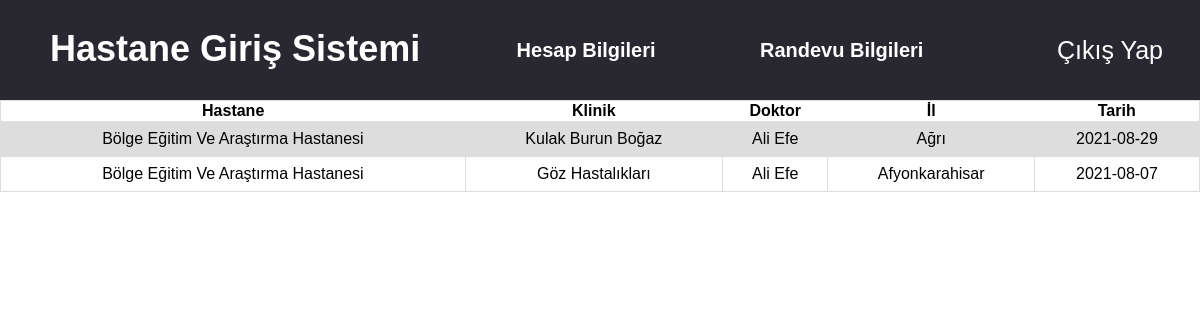
The page /randevu.php (signed in) on the database its author committed.
### tables this page shows
CREATE TABLE `randevular` (
  `randevu_id` int(11) NOT NULL,
  `sehir` varchar(255) NOT NULL,
  `tarih` varchar(255) NOT NULL,
  `hastane` varchar(255) NOT NULL,
  `klinik` varchar(255) NOT NULL,
  `doktor` varchar(255) NOT NULL,
  `randevu_hasta_id` int(11) NOT NULL
);

### randevu.php (the view, shortened to what this page needs)
<?php include 'header.php'; ?>
<!DOCTYPE html>
<html lang="tr">
<head>
</head>
<body>
<table>
    <tr>
        <th>Hastane</th>
        <th>Klinik</th>
        <th>Doktor</th>
        <th>İl</th>
        <th>Tarih</th>
    </tr>
    <?php
    $randevu_sor = $db->prepare("SELECT * FROM randevular
    INNER JOIN kullanici ON randevular.randevu_hasta_id = kullanici.kullanici_id WHERE kullanici_tc=:kullanici_tc");
    $randevu_sor->execute([
        'kullanici_tc' => $_SESSION['userkullanici_tc']
    ]);
    while ($randevu_cek = $randevu_sor->fetch(PDO::FETCH_ASSOC)) { ?>
    <tr>
        <td><?php echo $randevu_cek['hastane']; ?></td>
        <td><?php echo $randevu_cek['klinik']; ?></td>
        <td><?php echo $randevu_cek['doktor']; ?></td>
        <td><?php echo $randevu_cek['sehir']; ?></td>
        <td><?php echo $randevu_cek['tarih']; ?></td>
    </tr>
    <?php } ?>
    </table>
</body>
</html>

### header.php (shortened to what this page needs)
<!DOCTYPE html>
<html lang="tr">
<head>
    <link rel="stylesheet" href="style.css">
</head>
<body>
<div class="ust_bar">
    <a href="anasayfa.php"><h1>Hastane Giriş Sistemi</h1></a>
    <div class="menu">
        <a href="hesap.php"><h5>Hesap Bilgileri</h5></a>
        <a href="randevu.php"><h5>Randevu Bilgileri</h5></a>
    </div>
</div>
<a href="logout.php"><div class="cikis">
    Çıkış Yap
</div></a>
</body>
</html>

### style.css (style rules this page uses)
body { padding: 0; margin: 0; font-family: 'helvetica', sans-serif; text-align: center; background-color: #ffffff; }
::placeholder { font: 25px; text-align: center; }
a { font-size: 18px; color: (100, 100, 100); }
.ust_bar { position: relative; width: 85%; height: 100px; left: 0; background: #292830; top: 0; }
.ust_bar h1 { position: absolute; left: 50px; line-height: 50px; color: white; }
.menu h5 { position: relative; display: inline; padding: 50px; line-height: 100px; font-size: 20px; color: white; text-decoration: none; }
.menu { position: absolute; width: 600px; height: 100px; background: #292830; right: 0; }
a { text-decoration: none; }
.cikis { position: absolute; width: 15%; height: 100px; background: #292830; right: 0; color: white; text-align: center; line-height: 100px; font-size: 25px; cursor: pointer; top: 0; }
table { font-family: Arial, Helvetica, sans-serif; border-collapse: collapse; width: 100%; }
td, tr { border: 1px solid #dddddd; text-align: center; padding: 8px; }
tr:nth-child(even) { background: #dddddd; }

### rows shown on the page
randevular: hastane "Bölge Eğitim Ve Araştırma Hastanesi", klinik "Kulak Burun Boğaz", doktor "Ali Efe", sehir "Ağrı", tarih "2021-08-29"
randevular: hastane "Bölge Eğitim Ve Araştırma Hastanesi", klinik "Göz Hastalıkları", doktor "Ali Efe", sehir "Afyonkarahisar", tarih "2021-08-07"
